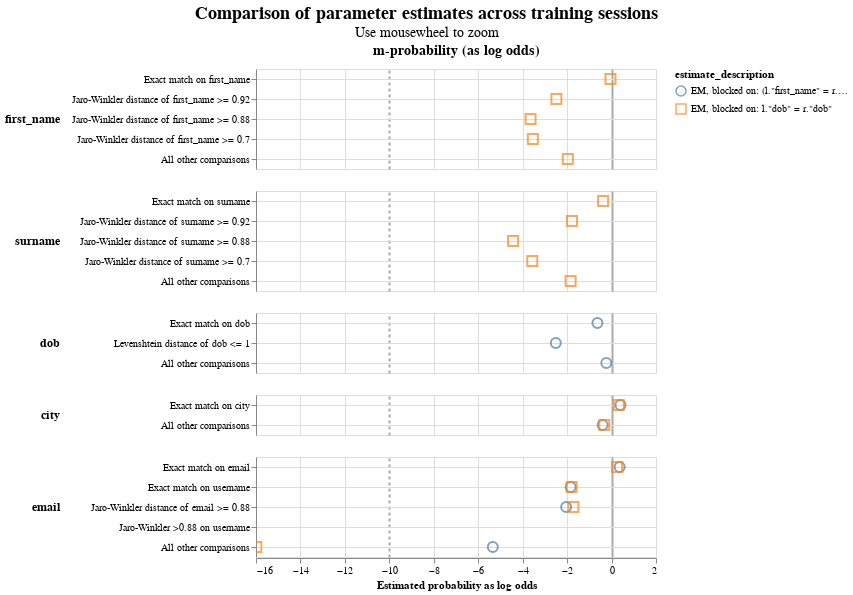

Write notebook code for a chart like this one.
### Code cell
linker.visualisations.parameter_estimate_comparisons_chart()

### Figure 1 — Vega-Lite specification as saved in the notebook (floating-point values rounded to 4 significant figures)
{"config": {"view": {"continuousWidth": 400, "continuousHeight": 300}, "title": {"anchor": "middle", "fontSize": 18, "subtitleFontSize": 14}}, "data": {"name": "data-d0431e8a1dc494ec1938bfa5c7a6c74e"}, "mark": {"type": "point", "filled": false, "opacity": 0.7, "size": 100}, "encoding": {"color": {"field": "estimate_description", "type": "nominal"}, "column": {"align": "each", "field": "col_header", "header": {"labelFontSize": 14, "labelFontWeight": "bold"}, "title": null, "type": "nominal"}, "row": {"align": "each", "field": "comparison_name", "header": {"labelAlign": "left", "labelAnchor": "middle", "labelAngle": 0, "labelFontSize": 12, "labelFontWeight": "bold"}, "sort": {"field": "comparison_sort_order"}, "title": null, "type": "nominal"}, "shape": {"field": "estimate_description", "scale": {"range": ["circle", "square", "triangle", "diamond"]}, "type": "nominal"}, "tooltip": [{"field": "comparison_name", "type": "nominal"}, {"field": "estimate_description", "type": "nominal"}, {"field": "estimated_probability", "type": "quantitative"}], "x": {"axis": {"gridColor": {"condition": {"test": "abs(datum.value / 10)  <= 1 & datum.value % 10 === 0", "value": "#aaa"}, "value": "#ddd"}, "gridDash": {"condition": {"test": "abs(datum.value / 10) == 1", "value": [3]}, "value": null}, "gridWidth": {"condition": {"test": "abs(datum.value / 10)  <= 1 & datum.value % 10 === 0", "value": 2}, "value": 1}}, "field": "estimated_probability_as_log_odds", "title": "Estimated probability as log odds", "type": "quantitative"}, "y": {"axis": {"grid": true, "title": null}, "field": "comparison_level_label", "sort": {"field": "comparison_vector_value", "order": "descending"}, "type": "nominal"}}, "params": [{"name": "mouse_zoom", "select": {"type": "interval", "encodings": ["x"]}, "bind": "scales"}], "resolve": {"scale": {"y": "independent"}}, "title": {"text": "Comparison of parameter estimates across training sessions", "subtitle": "Use mousewheel to zoom"}, "transform": [{"calculate": "datum.m_or_u + '-probability (as log odds)'", "as": "col_header"}], "$schema": "https://vega.github.io/schema/vega-lite/v5.9.3.json", "datasets": {"data-d0431e8a1dc494ec1938bfa5c7a6c74e": [{"m_or_u": "m", "estimated_probability": 0.4914, "estimate_description": "EM, blocked on: l.\"dob\" = r.\"dob\"", "estimated_probability_as_log_odds": -0.04951, "sql_condition": "\"first_name_l\" = \"first_name_r\"", "comparison_level_label": "Exact match on first_name", "comparison_vector_value": 4, "comparison_name": "first_name", "comparison_sort_order": 0}, {"m_or_u": "m", "estimated_probability": 0.1518, "estimate_description": "EM, blocked on: l.\"dob\" = r.\"dob\"", "estimated_probability_as_log_odds": -2.483, "sql_condition": "jaro_winkler_similarity(\"first_name_l\", \"first_name_r\") >= 0.92", "comparison_level_label": "Jaro-Winkler distance of first_name >= 0.92", "comparison_vector_value": 3, "comparison_name": "first_name", "comparison_sort_order": 0}, {"m_or_u": "m", "estimated_probability": 0.07406, "estimate_description": "EM, blocked on: l.\"dob\" = r.\"dob\"", "estimated_probability_as_log_odds": -3.644, "sql_condition": "jaro_winkler_similarity(\"first_name_l\", \"first_name_r\") >= 0.88", "comparison_level_label": "Jaro-Winkler distance of first_name >= 0.88", "comparison_vector_value": 2, "comparison_name": "first_name", "comparison_sort_order": 0}, {"m_or_u": "m", "estimated_probability": 0.07909, "estimate_description": "EM, blocked on: l.\"dob\" = r.\"dob\"", "estimated_probability_as_log_odds": -3.542, "sql_condition": "jaro_winkler_similarity(\"first_name_l\", \"first_name_r\") >= 0.7", "comparison_level_label": "Jaro-Winkler distance of first_name >= 0.7", "comparison_vector_value": 1, "comparison_name": "first_name", "comparison_sort_order": 0}, {"m_or_u": "m", "estimated_probability": 0.2037, "estimate_description": "EM, blocked on: l.\"dob\" = r.\"dob\"", "estimated_probability_as_log_odds": -1.967, "sql_condition": "ELSE", "comparison_level_label": "All other comparisons", "comparison_vector_value": 0, "comparison_name": "first_name", "comparison_sort_order": 0}, {"m_or_u": "m", "estimated_probability": 0.4346, "estimate_description": "EM, blocked on: l.\"dob\" = r.\"dob\"", "estimated_probability_as_log_odds": -0.3797, "sql_condition": "\"surname_l\" = \"surname_r\"", "comparison_level_label": "Exact match on surname", "comparison_vector_value": 4, "comparison_name": "surname", "comparison_sort_order": 1}, {"m_or_u": "m", "estimated_probability": 0.2253, "estimate_description": "EM, blocked on: l.\"dob\" = r.\"dob\"", "estimated_probability_as_log_odds": -1.782, "sql_condition": "jaro_winkler_similarity(\"surname_l\", \"surname_r\") >= 0.92", "comparison_level_label": "Jaro-Winkler distance of surname >= 0.92", "comparison_vector_value": 3, "comparison_name": "surname", "comparison_sort_order": 1}, {"m_or_u": "m", "estimated_probability": 0.04432, "estimate_description": "EM, blocked on: l.\"dob\" = r.\"dob\"", "estimated_probability_as_log_odds": -4.43, "sql_condition": "jaro_winkler_similarity(\"surname_l\", \"surname_r\") >= 0.88", "comparison_level_label": "Jaro-Winkler distance of surname >= 0.88", "comparison_vector_value": 2, "comparison_name": "surname", "comparison_sort_order": 1}, {"m_or_u": "m", "estimated_probability": 0.07784, "estimate_description": "EM, blocked on: l.\"dob\" = r.\"dob\"", "estimated_probability_as_log_odds": -3.566, "sql_condition": "jaro_winkler_similarity(\"surname_l\", \"surname_r\") >= 0.7", "comparison_level_label": "Jaro-Winkler distance of surname >= 0.7", "comparison_vector_value": 1, "comparison_name": "surname", "comparison_sort_order": 1}, {"m_or_u": "m", "estimated_probability": 0.218, "estimate_description": "EM, blocked on: l.\"dob\" = r.\"dob\"", "estimated_probability_as_log_odds": -1.843, "sql_condition": "ELSE", "comparison_level_label": "All other comparisons", "comparison_vector_value": 0, "comparison_name": "surname", "comparison_sort_order": 1}, {"m_or_u": "m", "estimated_probability": 0.3914, "estimate_description": "EM, blocked on: (l.\"first_name\" = r.\"first_name\") AND (l.\"surname\" = r.\"surname\")", "estimated_probability_as_log_odds": -0.6367, "sql_condition": "\"dob_l\" = \"dob_r\"", "comparison_level_label": "Exact match on dob", "comparison_vector_value": 2, "comparison_name": "dob", "comparison_sort_order": 2}, {"m_or_u": "m", "estimated_probability": 0.1494, "estimate_description": "EM, blocked on: (l.\"first_name\" = r.\"first_name\") AND (l.\"surname\" = r.\"surname\")", "estimated_probability_as_log_odds": -2.51, "sql_condition": "levenshtein(\"dob_l\", \"dob_r\") <= 1", "comparison_level_label": "Levenshtein distance of dob <= 1", "comparison_vector_value": 1, "comparison_name": "dob", "comparison_sort_order": 2}, {"m_or_u": "m", "estimated_probability": 0.4592, "estimate_description": "EM, blocked on: (l.\"first_name\" = r.\"first_name\") AND (l.\"surname\" = r.\"surname\")", "estimated_probability_as_log_odds": -0.236, "sql_condition": "ELSE", "comparison_level_label": "All other comparisons", "comparison_vector_value": 0, "comparison_name": "dob", "comparison_sort_order": 2}, {"m_or_u": "m", "estimated_probability": 0.5688, "estimate_description": "EM, blocked on: (l.\"first_name\" = r.\"first_name\") AND (l.\"surname\" = r.\"surname\")", "estimated_probability_as_log_odds": 0.3996, "sql_condition": "\"city_l\" = \"city_r\"", "comparison_level_label": "Exact match on city", "comparison_vector_value": 1, "comparison_name": "city", "comparison_sort_order": 3}, {"m_or_u": "m", "estimated_probability": 0.5563, "estimate_description": "EM, blocked on: l.\"dob\" = r.\"dob\"", "estimated_probability_as_log_odds": 0.3265, "sql_condition": "\"city_l\" = \"city_r\"", "comparison_level_label": "Exact match on city", "comparison_vector_value": 1, "comparison_name": "city", "comparison_sort_order": 3}, {"m_or_u": "m", "estimated_probability": 0.4312, "estimate_description": "EM, blocked on: (l.\"first_name\" = r.\"first_name\") AND (l.\"surname\" = r.\"surname\")", "estimated_probability_as_log_odds": -0.3996, "sql_condition": "ELSE", "comparison_level_label": "All other comparisons", "comparison_vector_value": 0, "comparison_name": "city", "comparison_sort_order": 3}, {"m_or_u": "m", "estimated_probability": 0.4437, "estimate_description": "EM, blocked on: l.\"dob\" = r.\"dob\"", "estimated_probability_as_log_odds": -0.3265, "sql_condition": "ELSE", "comparison_level_label": "All other comparisons", "comparison_vector_value": 0, "comparison_name": "city", "comparison_sort_order": 3}, {"m_or_u": "m", "estimated_probability": 0.5626, "estimate_description": "EM, blocked on: (l.\"first_name\" = r.\"first_name\") AND (l.\"surname\" = r.\"surname\")", "estimated_probability_as_log_odds": 0.3632, "sql_condition": "\"email_l\" = \"email_r\"", "comparison_level_label": "Exact match on email", "comparison_vector_value": 4, "comparison_name": "email", "comparison_sort_order": 4}, {"m_or_u": "m", "estimated_probability": 0.5433, "estimate_description": "EM, blocked on: l.\"dob\" = r.\"dob\"", "estimated_probability_as_log_odds": 0.2507, "sql_condition": "\"email_l\" = \"email_r\"", "comparison_level_label": "Exact match on email", "comparison_vector_value": 4, "comparison_name": "email", "comparison_sort_order": 4}, {"m_or_u": "m", "estimated_probability": 0.2182, "estimate_description": "EM, blocked on: (l.\"first_name\" = r.\"first_name\") AND (l.\"surname\" = r.\"surname\")", "estimated_probability_as_log_odds": -1.841, "sql_condition": "NULLIF(regexp_extract(\"email_l\", '^[^@]+', 0), '') = NULLIF(regexp_extract(\"email_r\", '^[^@]+', 0), '')", "comparison_level_label": "Exact match on username", "comparison_vector_value": 3, "comparison_name": "email", "comparison_sort_order": 4}, {"m_or_u": "m", "estimated_probability": 0.2236, "estimate_description": "EM, blocked on: l.\"dob\" = r.\"dob\"", "estimated_probability_as_log_odds": -1.796, "sql_condition": "NULLIF(regexp_extract(\"email_l\", '^[^@]+', 0), '') = NULLIF(regexp_extract(\"email_r\", '^[^@]+', 0), '')", "comparison_level_label": "Exact match on username", "comparison_vector_value": 3, "comparison_name": "email", "comparison_sort_order": 4}, {"m_or_u": "m", "estimated_probability": 0.1952, "estimate_description": "EM, blocked on: (l.\"first_name\" = r.\"first_name\") AND (l.\"surname\" = r.\"surname\")", "estimated_probability_as_log_odds": -2.044, "sql_condition": "jaro_winkler_similarity(\"email_l\", \"email_r\") >= 0.88", "comparison_level_label": "Jaro-Winkler distance of email >= 0.88", "comparison_vector_value": 2, "comparison_name": "email", "comparison_sort_order": 4}, {"m_or_u": "m", "estimated_probability": 0.2331, "estimate_description": "EM, blocked on: l.\"dob\" = r.\"dob\"", "estimated_probability_as_log_odds": -1.718, "sql_condition": "jaro_winkler_similarity(\"email_l\", \"email_r\") >= 0.88", "comparison_level_label": "Jaro-Winkler distance of email >= 0.88", "comparison_vector_value": 2, "comparison_name": "email", "comparison_sort_order": 4}, {"m_or_u": "m", "estimated_probability": "level not observed in training dataset", "estimate_description": "EM, blocked on: (l.\"first_name\" = r.\"first_name\") AND (l.\"surname\" = r.\"surname\")", "estimated_probability_as_log_odds": null, "sql_condition": "jaro_winkler_similarity(NULLIF(regexp_extract(\"email_l\", '^[^@]+', 0), ''), NULLIF(regexp_extract(\"email_r\", '^[^@]+', 0), '')) >= 0.88", "comparison_level_label": "Jaro-Winkler >0.88 on username", "comparison_vector_value": 1, "comparison_name": "email", "comparison_sort_order": 4}, {"m_or_u": "m", "estimated_probability": "level not observed in training dataset", "estimate_description": "EM, blocked on: l.\"dob\" = r.\"dob\"", "estimated_probability_as_log_odds": null, "sql_condition": "jaro_winkler_similarity(NULLIF(regexp_extract(\"email_l\", '^[^@]+', 0), ''), NULLIF(regexp_extract(\"email_r\", '^[^@]+', 0), '')) >= 0.88", "comparison_level_label": "Jaro-Winkler >0.88 on username", "comparison_vector_value": 1, "comparison_name": "email", "comparison_sort_order": 4}, {"m_or_u": "m", "estimated_probability": 0.02404, "estimate_description": "EM, blocked on: (l.\"first_name\" = r.\"first_name\") AND (l.\"surname\" = r.\"surname\")", "estimated_probability_as_log_odds": -5.343, "sql_condition": "ELSE", "comparison_level_label": "All other comparisons", "comparison_vector_value": 0, "comparison_name": "email", "comparison_sort_order": 4}, {"m_or_u": "m", "estimated_probability": 1.54e-05, "estimate_description": "EM, blocked on: l.\"dob\" = r.\"dob\"", "estimated_probability_as_log_odds": -15.99, "sql_condition": "ELSE", "comparison_level_label": "All other comparisons", "comparison_vector_value": 0, "comparison_name": "email", "comparison_sort_order": 4}]}}
